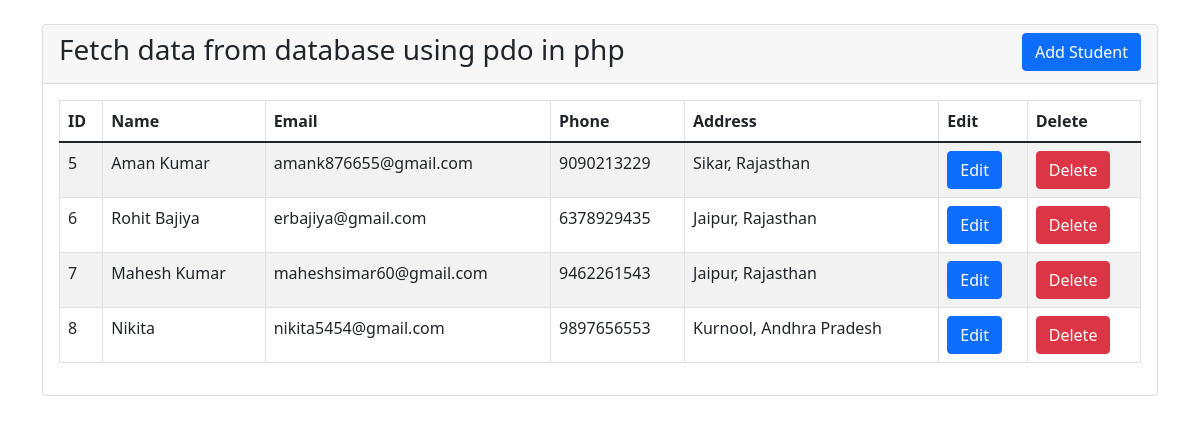
The page / on the database its author committed.
### tables this page shows
CREATE TABLE `students` (
  `id` int(11) NOT NULL,
  `fullname` varchar(191) NOT NULL,
  `email` varchar(191) NOT NULL,
  `phone` varchar(191) NOT NULL,
  `address` varchar(191) NOT NULL
);

### index.php (the view, shortened to what this page needs)
<?php
include('dbcon.php');
?>
<!doctype html>
<html lang="en">
  <head>
    <link href="https://cdn.jsdelivr.net/npm/bootstrap@5.1.3/dist/css/bootstrap.min.css" rel="stylesheet">
  </head>
  <body>
    <div class="container">
        <div class="row">
            <div class="col-md-12 mt-4">
                <div class="card">
                    <div class="card-header">
                        <h3>Fetch data from database using pdo in php
                        <a href="student-add.php" class="btn btn-primary float-end">Add Student</a></h3>
                    </div>
                    <div class="card-body">
                        <table class="table table-bordered table-striped">
                            <thead>
                                <tr>
                                    <th>ID</th>
                                    <th>Name</th>
                                    <th>Email</th>
                                    <th>Phone</th>
                                    <th>Address</th>
                                    <th>Edit</th>
                                    <th>Delete</th>
                                </tr>
                            </thead>
                            <tbody>
                                <?php
                                    $query = "SELECT * FROM students";
                                    $statement = $conn->prepare($query);
                                    $statement->execute();
                                    $statement->setFetchMode(PDO::FETCH_OBJ);
                                    $result = $statement->fetchAll();
                                    if($result)
                                    {
                                        foreach($result as $row)
                                        {
                                            ?>
                                            <tr>
                                                <td><?= $row->id; ?></td>
                                                <td><?= $row->fullname; ?></td>
                                                <td><?= $row->email; ?></td>
                                                <td><?= $row->phone; ?></td>
                                                <td><?= $row->address; ?></td>
                                                <td>
                                                    <a href="student-edit.php?id=<?= $row->id; ?>" class="btn btn-primary">Edit</a>
                                                </td>
                                                <td>
                                                    <form action="delete.php" method="POST">
                                                        <button type="submit" name="delete_student" value="<?=$row->id;?>" class="btn btn-danger">Delete</button>
                                                     </form>
                                                </td>
                                            </tr>
                                            <?php
                                        }
                                    }
                                    else
                                    {
                                        ?>
                                        <tr>
                                            <td colspan="5">No Record Found</td>
                                        </tr>
                                        <?php
                                    }
                                ?>
                            </tbody>
                        </table>
                    </div>
                </div>
            </div>
        </div>
    </div>
  </body>
</html>

### rows shown on the page
students: id "5", fullname "Aman Kumar", email "amank876655@gmail.com", phone "9090213229", address "Sikar, Rajasthan"
students: id "6", fullname "Rohit Bajiya", email "erbajiya@gmail.com", phone "6378929435", address "Jaipur, Rajasthan"
students: id "7", fullname "Mahesh Kumar", email "maheshsimar60@gmail.com", phone "9462261543", address "Jaipur, Rajasthan"
students: id "8", fullname "Nikita", email "nikita5454@gmail.com", phone "9897656553", address "Kurnool, Andhra Pradesh"
